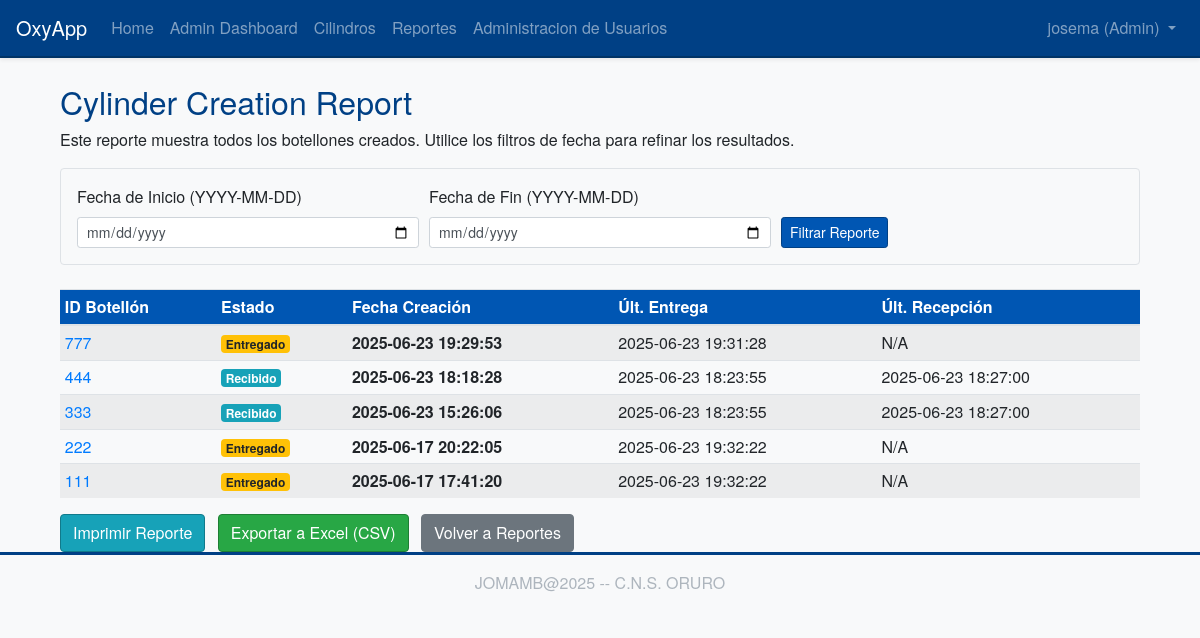
Page /reports/creations (signed in) on the committed database.
### app/models/user.py (models this page shows, shortened)
class User(UserMixin, db.Model):
    id = db.Column(db.Integer, primary_key=True)
    username = db.Column(db.String(64), index=True, unique=True, nullable=False)
    email = db.Column(db.String(120), index=True, unique=True, nullable=False)
    password_hash = db.Column(db.String(128))
    nombre = db.Column(db.String(64), index=True, nullable=True)
    apellidos = db.Column(db.String(128), index=True, nullable=True)
    role = db.Column(db.String(10), default='user', nullable=False)

### app/models/cylinder.py (models this page shows, shortened)
class Cylinder(db.Model):
    __tablename__ = 'cylinder'
    id = db.Column(db.Integer, primary_key=True)
    cylinder_id_tag = db.Column(db.String(64), index=True, unique=True, nullable=False)
    status = db.Column(db.String(64), default='available', nullable=False)
    creation_date = db.Column(db.DateTime, index=True, default=datetime.utcnow)
    reception_date = db.Column(db.DateTime, nullable=True, index=True)
    delivery_date = db.Column(db.DateTime, nullable=True, index=True)
    marca = db.Column(db.String(80), nullable=True)
    color = db.Column(db.String(50), nullable=True)
    numero_serie = db.Column(db.String(80), nullable=True, index=True)

### app/routes/reports.py (the view)
@bp.route('/creations', methods=['GET', 'POST'])
@login_required
def cylinder_creations_report():
    form = DateRangeReportForm(request.form)
    query = Cylinder.query
    fecha_inicio_data = None
    fecha_fin_data = None
    if request.method == 'POST' and form.clear_filter.data:
        return redirect(url_for('reports.cylinder_creations_report'))
    if form.validate_on_submit() and form.submit_filter.data:
        fecha_inicio_data = form.fecha_inicio.data
        fecha_fin_data = form.fecha_fin.data
    elif request.method == 'GET':
        fecha_inicio_str = request.args.get('fecha_inicio')
        fecha_fin_str = request.args.get('fecha_fin')
        try:
            if fecha_inicio_str: fecha_inicio_data = datetime.strptime(fecha_inicio_str, '%Y-%m-%d').date()
            if fecha_fin_str: fecha_fin_data = datetime.strptime(fecha_fin_str, '%Y-%m-%d').date()
            form.fecha_inicio.data = fecha_inicio_data # To display in the form
            form.fecha_fin.data = fecha_fin_data     # To display in the form
        except ValueError:
            flash('Invalid date format in URL. Use YYYY-MM-DD.', 'warning')
    if fecha_inicio_data:
        query = query.filter(Cylinder.creation_date >= datetime.combine(fecha_inicio_data, time.min))
    if fecha_fin_data:
        query = query.filter(Cylinder.creation_date <= datetime.combine(fecha_fin_data, time.max))
    page = request.args.get('page', 1, type=int)
    creations_pagination = query.order_by(Cylinder.creation_date.desc()).paginate(
        page=page, per_page=15, error_out=False
    )
    pagination_params = {'page': creations_pagination.next_num}
    if fecha_inicio_data: pagination_params['fecha_inicio'] = fecha_inicio_data.strftime('%Y-%m-%d')
    if fecha_fin_data: pagination_params['fecha_fin'] = fecha_fin_data.strftime('%Y-%m-%d')
    next_url = url_for('reports.cylinder_creations_report', **pagination_params) if creations_pagination.has_next else None
    pagination_params['page'] = creations_pagination.prev_num
    prev_url = url_for('reports.cylinder_creations_report', **pagination_params) if creations_pagination.has_prev else None
    return render_template('reports/creations_report.html',
                           title='Cylinder Creation Report',
                           form=form,
                           cylinders=creations_pagination.items,
                           pagination=creations_pagination,
                           next_url=next_url, prev_url=prev_url,
                           current_fecha_inicio=fecha_inicio_data.strftime('%Y-%m-%d') if fecha_inicio_data else None,
                           current_fecha_fin=fecha_fin_data.strftime('%Y-%m-%d') if fecha_fin_data else None)

### app/forms.py
class DateRangeReportForm(FlaskForm):
    fecha_inicio = DateField('Fecha de Inicio (YYYY-MM-DD)', format='%Y-%m-%d', validators=[Optional()])
    fecha_fin = DateField('Fecha de Fin (YYYY-MM-DD)', format='%Y-%m-%d', validators=[Optional(), date_check])
    submit_filter = SubmitField('Filtrar Reporte')
    clear_filter = SubmitField('Limpiar Filtro')

### app/models/user.py (called while the page is built)
@login.user_loader
def load_user(id):
    return User.query.get(int(id))

### app/templates/reports/creations_report.html (shortened to what this page needs)
{% extends "base.html" %}
{% import "bootstrap_wtf.html" as wtf %}
{% block content %}
<div class="container mt-4">
    <div class="printable-area">
        <h2>{{ title }}</h2>
        <p class="report-description">Este reporte muestra todos los botellones creados. Utilice los filtros de fecha para refinar los resultados.</p>
        <form method="POST" action="{{ url_for('reports.cylinder_creations_report') }}" class="mb-4 p-3 border rounded bg-light no-print">
            <div class="form-row align-items-end">
                <div class="col-md-4">
                    {{ form.fecha_inicio.label(class="form-control-label") }}
                    {{ form.fecha_inicio(class="form-control form-control-sm" + (" is-invalid" if form.fecha_inicio.errors else "")) }}
                </div>
                <div class="col-md-4">
                    {{ form.fecha_fin.label(class="form-control-label") }}
                    {{ form.fecha_fin(class="form-control form-control-sm" + (" is-invalid" if form.fecha_fin.errors else "")) }}
                </div>
                <div class="col-md-auto mb-2 mb-md-0">
                    {{ form.submit_filter(class="btn btn-primary btn-sm") }}
                </div>
            </div>
        </form>
        {% if cylinders %}
        <table class="table table-sm table-striped table-hover mt-3">
            <thead>
                <tr>
                    <th>ID Botellón</th>
                    <th>Estado</th>
                    <th>Fecha Creación</th>
                    <th>Últ. Entrega</th>
                    <th>Últ. Recepción</th>
                </tr>
            </thead>
            <tbody>
                {% for cylinder in cylinders %}
                <tr>
                    <td><a href="{{ url_for('cylinders.view_cylinder', cylinder_id=cylinder.id) }}">{{ cylinder.cylinder_id_tag }}</a></td>
                    <td>
                        <span class="badge badge-{% if cylinder.status == 'available' %}success{% elif cylinder.status == 'delivered' %}warning{% elif cylinder.status == 'received' %}info{% elif cylinder.status == 'maintenance' %}secondary{% elif cylinder.status == 'created' %}primary{% else %}light{% endif %}">
                            {% if cylinder.status == 'available' %}Disponible
                            {% elif cylinder.status == 'delivered' %}Entregado
                            {% elif cylinder.status == 'received' %}Recibido
                            {% elif cylinder.status == 'maintenance' %}Mantenimiento
                            {% elif cylinder.status == 'created' %}Creado
                            {% else %}{{ cylinder.status | title }}
                            {% endif %}
                        </span>
                    </td>
                    <td><strong>{{ cylinder.creation_date.strftime('%Y-%m-%d %H:%M:%S') if cylinder.creation_date else 'N/A' }}</strong></td>
                    <td>{{ cylinder.delivery_date.strftime('%Y-%m-%d %H:%M:%S') if cylinder.delivery_date else 'N/A' }}</td>
                    <td>{{ cylinder.reception_date.strftime('%Y-%m-%d %H:%M:%S') if cylinder.reception_date else 'N/A' }}</td>
                </tr>
                {% endfor %}
            </tbody>
        </table>
        {% else %}
        <div class="alert alert-info mt-3">
            No se encontraron botellones creados para el rango de fechas seleccionado o no hay botellones registrados.
        </div>
        {% endif %}
    </div>
    <div class="mt-3 no-print">
        <button onclick="window.print();" class="btn btn-info mr-2">Imprimir Reporte</button>
        <a href="{{ url_for('reports.export_creations_csv', fecha_inicio=current_fecha_inicio, fecha_fin=current_fecha_fin) }}" class="btn btn-success mr-2">Exportar a Excel (CSV)</a>
        <a href="{{ url_for('reports.index') }}" class="btn btn-secondary">Volver a Reportes</a>
    </div>
</div>
{% endblock %}

### app/templates/base.html (shortened to what this page needs)
<!doctype html>
<html lang="en">
  <head>
    <link rel="stylesheet" href="https://stackpath.bootstrapcdn.com/bootstrap/4.5.2/css/bootstrap.min.css">
    <link rel="stylesheet" href="{{ url_for('static', filename='css/custom.css') }}">
    <link rel="stylesheet" href="{{ url_for('static', filename='css/print.css') }}" media="print">
  </head>
  <body>
    <nav class="navbar navbar-expand-lg navbar-dark bg-primary shadow-sm">
      <a class="navbar-brand" href="{{ url_for('main.index') }}">OxyApp</a>
      <div class="collapse navbar-collapse" id="navbarNav">
        <ul class="navbar-nav mr-auto">
          <li class="nav-item">
            <a class="nav-link" href="{{ url_for('main.index') }}">Home</a>
          </li>
          {% if current_user.is_authenticated %}
            {% if current_user.role == 'user' %}
            <li class="nav-item">
              <a class="nav-link" href="{{ url_for('main.dashboard') }}">Dashboard</a>
            </li>
            {% elif current_user.role == 'admin' %}
            <li class="nav-item">
              <a class="nav-link" href="{{ url_for('admin.dashboard') }}">Admin Dashboard</a>
            </li>
            {% endif %}
          <li class="nav-item">
            <a class="nav-link" href="{{ url_for('cylinders.index') }}">Cilindros</a>
          </li>
          <li class="nav-item">
            <a class="nav-link" href="{{ url_for('reports.index') }}">Reportes</a>
          </li>
          {% if current_user.role == 'admin' %}
          <li class="nav-item">
            <a class="nav-link" href="{{ url_for('admin.manage_users') }}">Administracion de Usuarios</a>
          </li>
          {% endif %}
          {% endif %}
        </ul>
        <ul class="navbar-nav">
          {% if current_user.is_anonymous %}
          <li class="nav-item">
            <a class="nav-link" href="{{ url_for('auth.login') }}">Login</a>
          </li>
          <li class="nav-item">
            <a class="nav-link btn btn-outline-light btn-sm" href="{{ url_for('auth.register') }}">Registro</a>
          </li>
          {% else %}
          <li class="nav-item dropdown">
            <a class="nav-link dropdown-toggle" href="#" id="navbarDropdown" role="button" data-toggle="dropdown" aria-haspopup="true" aria-expanded="false">
              {{ current_user.username }} ({{ current_user.role | title }})
            </a>
          </li>
          {% endif %}
        </ul>
      </div>
    </nav>
    <main role="main" class="container mt-4">
      {% block content %}{% endblock %}
    </main>
    <footer class="footer mt-auto py-3 bg-light text-center">
        <div class="container">
            <span class="text-muted">JOMAMB@2025 -- C.N.S. ORURO</span>
        </div>
    </footer>
  </body>
</html>

### app/static/css/custom.css (style rules this page uses)
body { font-family: 'Helvetica Neue', Helvetica, Arial, sans-serif; background-color: #f8f9fa; color: #212529; }
.navbar-dark.bg-primary { background-color: #004085 !important; border-bottom: 2px solid #003366; }
.navbar-dark .navbar-brand, .navbar-dark .navbar-brand:hover, .navbar-dark .navbar-brand:focus, .navbar-dark .nav-link { color: #ffffff; }
.btn-primary { background-color: #0056b3; border-color: #004085; }
.btn-success { background-color: #28a745; border-color: #1e7e34; }
.btn-info { background-color: #17a2b8; border-color: #117a8b; }
.footer { background-color: #343a40; color: #f8f9fa; padding-top: 1.5rem; padding-bottom: 1.5rem; border-top: 3px solid #004085; }
.footer .text-muted { color: #adb5bd !important; }
h1, h2, h3, h4, h5, .display-4 { color: #004085; }
.table thead th { background-color: #0056b3; color: #ffffff; }

### rows in the picture
User: username "josema", role "Admin"
Cylinder: cylinder_id_tag "777", status "Entregado", creation_date "2025-06-23 19:29:53", delivery_date "2025-06-23 19:31:28", reception_date "N/A"
Cylinder: cylinder_id_tag "444", status "Recibido", creation_date "2025-06-23 18:18:28", delivery_date "2025-06-23 18:23:55", reception_date "2025-06-23 18:27:00"
Cylinder: cylinder_id_tag "333", status "Recibido", creation_date "2025-06-23 15:26:06", delivery_date "2025-06-23 18:23:55", reception_date "2025-06-23 18:27:00"
Cylinder: cylinder_id_tag "222", status "Entregado", creation_date "2025-06-17 20:22:05", delivery_date "2025-06-23 19:32:22", reception_date "N/A"
Cylinder: cylinder_id_tag "111", status "Entregado", creation_date "2025-06-17 17:41:20", delivery_date "2025-06-23 19:32:22", reception_date "N/A"

### other values in the picture
{{ title }} "Cylinder Creation Report"
